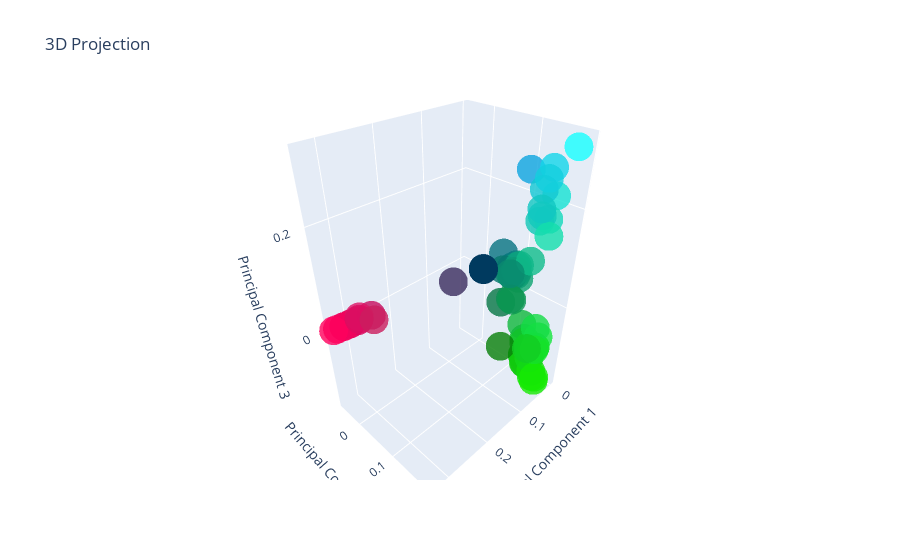
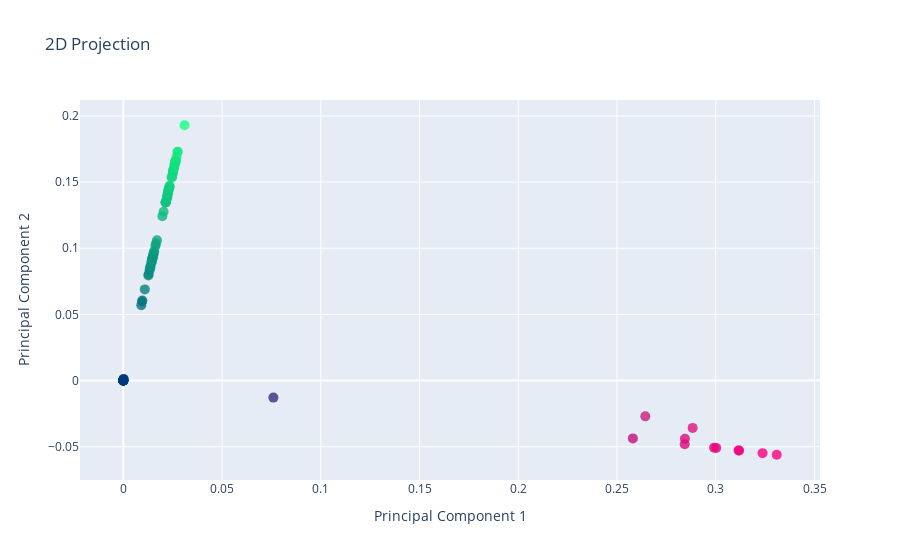

The notebook cell these images were saved under, in order:
### Code cell
# Build the matrix and get the labels of the respective points (in this case, the labels are just the file names)
matrix, labels = matrixBuilder(langScores)

# Project the matrix onto 2D and 3D space 
proj_matrix_3D = project_to_3d(matrix)
proj_matrix_2D = project_to_2d(matrix)

# Plot the projections
plot_3d_projection(proj_matrix_3D,labels)
plot_2d_projection(proj_matrix_3D,labels)

### Figure 1 — Plotly figure (JSON) as saved in the notebook; plotly's stock layout.template omitted (floating-point values rounded to 4 significant figures)
{"data": [{"hoverinfo": "text", "marker": {"color": ["rgb(9, 139, 118)", "rgb(10, 148, 119)", "rgb(10, 142, 120)", "rgb(20, 227, 3)", "rgb(11, 152, 114)", "rgb(0, 57, 94)", "rgb(11, 152, 125)", "rgb(11, 151, 122)", "rgb(0, 57, 94)", "rgb(11, 149, 121)", "rgb(7, 115, 129)", "rgb(12, 163, 112)", "rgb(11, 156, 124)", "rgb(0, 57, 94)", "rgb(7, 119, 110)", "rgb(0, 57, 94)", "rgb(11, 154, 113)", "rgb(10, 144, 110)", "rgb(11, 154, 118)", "rgb(0, 57, 94)", "rgb(12, 161, 127)", "rgb(12, 157, 118)", "rgb(10, 144, 110)", "rgb(16, 195, 22)", "rgb(16, 195, 22)", "rgb(16, 195, 45)", "rgb(17, 206, 21)", "rgb(17, 204, 12)", "rgb(7, 118, 69)", "rgb(17, 203, 17)", "rgb(17, 200, 13)", "rgb(15, 184, 60)", "rgb(16, 195, 40)", "rgb(19, 219, 36)", "rgb(8, 127, 9)", "rgb(19, 220, 42)", "rgb(21, 234, 0)", "rgb(18, 208, 38)", "rgb(20, 230, 60)", "rgb(20, 227, 45)", "rgb(20, 227, 45)", "rgb(19, 220, 68)", "rgb(20, 224, 9)", "rgb(18, 214, 25)", "rgb(21, 234, 4)", "rgb(20, 225, 41)", "rgb(11, 152, 117)", "rgb(10, 145, 81)", "rgb(11, 150, 81)", "rgb(58, 44, 94)", "rgb(230, 5, 93)", "rgb(231, 5, 93)", "rgb(240, 3, 93)", "rgb(219, 8, 93)", "rgb(249, 1, 93)", "rgb(198, 12, 93)", "rgb(240, 3, 93)", "rgb(255, 0, 93)", "rgb(222, 20, 102)", "rgb(219, 12, 96)", "rgb(203, 29, 94)", "rgb(17, 204, 34)", "rgb(13, 165, 224)", "rgb(15, 188, 138)", "rgb(20, 226, 211)", "rgb(19, 214, 233)", "rgb(17, 199, 211)", "rgb(17, 198, 182)", "rgb(23, 255, 255)", "rgb(19, 217, 187)", "rgb(17, 202, 188)", "rgb(19, 222, 172)", "rgb(17, 199, 194)", "rgb(18, 207, 222)", "rgb(9, 138, 111)", "rgb(0, 58, 94)", "rgb(0, 57, 94)", "rgb(0, 57, 94)", "rgb(0, 57, 95)", "rgb(0, 57, 94)", "rgb(0, 57, 94)", "rgb(0, 57, 94)", "rgb(0, 57, 94)", "rgb(0, 57, 96)", "rgb(0, 57, 94)", "rgb(0, 58, 95)"], "opacity": 0.8, "size": 10}, "mode": "markers", "text": ["3 landasan utama dienul Islam.txt", "33 SIKAP GHULUW DALAM TAK.txt", "4 kaidah mengetahui kesyirikan _ syaikh muhammad bin abdul wahhab.txt", "44 Ways To Support Jihad.txt", "5_106434014058905971.txt", "5_272825354958144765.txt", "5_317274998001631639.txt", "75. Biografi Syaikh Muham.txt", "81. Ibnu Baz  Antara Haki.txt", "Adab terhadap Al-quran.txt", "Adab-adabSeorangTholibterhadapDiriny.txt", "Adab-Berjalan-Ke-Masjid-Dan-Bacaan-S.txt", "Adil dalam Poligami.txt", "Agama Adalah Nasehat.txt", "Akhlak Mujahidin (1).txt", "Akhlak Mujahidin .txt", "Aku Melawan Teroris.txt", "Aku_Bangga_Menjadi_Muslim.txt", "Al-wala' wal baro'.txt", "AlBidayahWanNihayah.txt", "Aneka Kue Kukus.txt", "aneka-resep-masakan.txt", "aturan pasutri.txt", "chat-1.txt", "chat-10.txt", "chat-2.txt", "chat-3.txt", "chat-4.txt", "chat-5.txt", "chat-6.txt", "chat-7.txt", "chat-8.txt", "chat-9.txt", "DALEEL CV.txt", "english.txt", "englishSamp1.txt", "englishSamp10.txt", "englishSamp2.txt", "englishSamp3.txt", "englishSamp4.txt", "englishSamp5.txt", "englishSamp6.txt", "englishSamp7.txt", "englishSamp8.txt", "englishSamp9.txt", "englishTest.txt", "khalid.txt", "kjo-c3abshtc3ab-ajo-qc3ab-allahu-dhe-i-dc3abrguari-i-tij-na-premtuan-neve.txt", "Osman Abazi - mrekullit nga kurani dhe hadithi.txt", "russian.txt", "russianSamp1.txt", "russianSamp10.txt", "russianSamp2.txt", "russianSamp3.txt", "russianSamp4.txt", "russianSamp5.txt", "russianSamp6.txt", "russianSamp7.txt", "russianSamp8.txt", "russianSamp9.txt", "russianTest.txt", "sample.txt", "spanish.txt", "spanishSamp1.txt", "spanishSamp10.txt", "spanishSamp2.txt", "spanishSamp3.txt", "spanishSamp4.txt", "spanishSamp5.txt", "spanishSamp6.txt", "spanishSamp7.txt", "spanishSamp8.txt", "spanishSamp9.txt", "spanishTest.txt", "[Muhammad At-Tamimi] Kitab Tauhid.txt", "___ ___ ________ ______.txt", "___ ____ ______ _______.txt", "___ ____ ______ ________.txt", "___ _____ ___.txt", "___ ______ __ ___ ____ ________343190491.txt", "___ _______ ______.txt", "_____ ________ ___ ____ _____ _______ ____ ___.txt", "_______ __ ___ _____ _______.txt", "_______ ___ ____ _______.txt", "_______ _____.txt", "الارض مسطحة 3.txt"], "type": "scatter3d", "x": [0.01286, 0.01419, 0.01331, 0.02647, 0.01482, 0, 0.01493, 0.01465, 0, 0.01436, 0.009129, 0.01656, 0.01548, 0, 0.009682, 0, 0.01519, 0.01358, 0.01525, 0, 0.01628, 0.01562, 0.01364, 0.02148, 0.02148, 0.02142, 0.02316, 0.02287, 0.009508, 0.02264, 0.02231, 0.01979, 0.02147, 0.02518, 0.01091, 0.02536, 0.02749, 0.02345, 0.02698, 0.02641, 0.02641, 0.02548, 0.02598, 0.02448, 0.02752, 0.02614, 0.01481, 0.01377, 0.01444, 0.07601, 0.2991, 0.3002, 0.3118, 0.2843, 0.3237, 0.258, 0.3115, 0.3309, 0.2883, 0.2844, 0.2643, 0.02294, 0.01707, 0.02043, 0.02657, 0.02471, 0.0223, 0.02206, 0.031, 0.02505, 0.02271, 0.02589, 0.02228, 0.02351, 0.01271, 0.0001874, 5.683e-06, 0, 1.796e-05, 0, 6.263e-06, 1.417e-05, 0, 2.571e-05, 0, 0.0001704], "y": [0.08034, 0.08869, 0.08318, 0.1664, 0.09267, 0, 0.09325, 0.09152, 0, 0.08971, 0.05692, 0.1035, 0.09669, 0, 0.06051, 0, 0.095, 0.08494, 0.09532, 0, 0.1017, 0.09767, 0.08529, 0.135, 0.135, 0.1344, 0.1455, 0.1438, 0.0597, 0.1423, 0.1402, 0.1242, 0.1348, 0.1581, 0.06892, 0.1591, 0.1728, 0.1472, 0.1692, 0.1657, 0.1657, 0.1597, 0.1633, 0.1537, 0.173, 0.1641, 0.09255, 0.08628, 0.09048, -0.01289, -0.05071, -0.0509, -0.05286, -0.04819, -0.05487, -0.04374, -0.05281, -0.05609, -0.03578, -0.04406, -0.02708, 0.144, 0.106, 0.1276, 0.1655, 0.1538, 0.1388, 0.1375, 0.193, 0.1562, 0.1415, 0.1615, 0.1388, 0.1463, 0.07947, 0.001174, 3.777e-05, 0, 0.0001194, 0, 4.163e-05, 8.959e-05, 0, 0.0001708, 0, 0.001077], "z": [0.04593, 0.04886, 0.05013, -0.1754, 0.0388, 0, 0.05993, 0.05477, 0, 0.05193, 0.06783, 0.03442, 0.05866, 0, 0.03178, 0, 0.03757, 0.03047, 0.04632, 0, 0.06287, 0.04576, 0.03081, -0.1391, -0.1391, -0.0945, -0.1412, -0.1575, -0.04874, -0.1486, -0.1564, -0.06465, -0.1041, -0.1117, -0.1643, -0.1005, -0.182, -0.108, -0.06554, -0.09419, -0.09419, -0.05043, -0.1633, -0.1322, -0.1724, -0.1027, 0.04473, -0.02442, -0.02484, -0.0006319, -0.002487, -0.002496, -0.002592, -0.002363, -0.002691, -0.002145, -0.00259, -0.002751, 0.01585, 0.003425, 0.000363, -0.1146, 0.2496, 0.08522, 0.2247, 0.2674, 0.2261, 0.169, 0.3093, 0.1799, 0.1804, 0.1506, 0.1919, 0.247, 0.03226, 0.000232, 0.0006676, 0, 0.00211, 0, 0.0007357, 0.000531, 0, 0.00299, 0, 0.002476]}], "layout": {"scene": {"xaxis": {"title": {"text": "Principal Component 1"}}, "yaxis": {"title": {"text": "Principal Component 2"}}, "zaxis": {"title": {"text": "Principal Component 3"}}}, "title": {"text": "3D Projection"}}}

### Figure 2 — Plotly figure (JSON) as saved in the notebook; plotly's stock layout.template omitted (floating-point values rounded to 4 significant figures)
{"data": [{"hoverinfo": "text", "marker": {"color": ["rgb(9, 139, 128)", "rgb(10, 148, 128)", "rgb(10, 142, 128)", "rgb(20, 227, 128)", "rgb(11, 152, 128)", "rgb(0, 57, 128)", "rgb(11, 152, 128)", "rgb(11, 151, 128)", "rgb(0, 57, 128)", "rgb(11, 149, 128)", "rgb(7, 115, 128)", "rgb(12, 163, 128)", "rgb(11, 156, 128)", "rgb(0, 57, 128)", "rgb(7, 119, 128)", "rgb(0, 57, 128)", "rgb(11, 154, 128)", "rgb(10, 144, 128)", "rgb(11, 154, 128)", "rgb(0, 57, 128)", "rgb(12, 161, 128)", "rgb(12, 157, 128)", "rgb(10, 144, 128)", "rgb(16, 195, 128)", "rgb(16, 195, 128)", "rgb(16, 195, 128)", "rgb(17, 206, 128)", "rgb(17, 204, 128)", "rgb(7, 118, 128)", "rgb(17, 203, 128)", "rgb(17, 200, 128)", "rgb(15, 184, 128)", "rgb(16, 195, 128)", "rgb(19, 219, 128)", "rgb(8, 127, 128)", "rgb(19, 220, 128)", "rgb(21, 234, 128)", "rgb(18, 208, 128)", "rgb(20, 230, 128)", "rgb(20, 227, 128)", "rgb(20, 227, 128)", "rgb(19, 220, 128)", "rgb(20, 224, 128)", "rgb(18, 214, 128)", "rgb(21, 234, 128)", "rgb(20, 225, 128)", "rgb(11, 152, 128)", "rgb(10, 145, 128)", "rgb(11, 150, 128)", "rgb(58, 44, 128)", "rgb(230, 5, 128)", "rgb(231, 5, 128)", "rgb(240, 3, 128)", "rgb(219, 8, 128)", "rgb(249, 1, 128)", "rgb(198, 12, 128)", "rgb(240, 3, 128)", "rgb(255, 0, 128)", "rgb(222, 20, 128)", "rgb(219, 12, 128)", "rgb(203, 29, 128)", "rgb(17, 204, 128)", "rgb(13, 165, 128)", "rgb(15, 188, 128)", "rgb(20, 226, 128)", "rgb(19, 214, 128)", "rgb(17, 199, 128)", "rgb(17, 198, 128)", "rgb(23, 255, 128)", "rgb(19, 217, 128)", "rgb(17, 202, 128)", "rgb(19, 222, 128)", "rgb(17, 199, 128)", "rgb(18, 207, 128)", "rgb(9, 138, 128)", "rgb(0, 58, 128)", "rgb(0, 57, 128)", "rgb(0, 57, 128)", "rgb(0, 57, 128)", "rgb(0, 57, 128)", "rgb(0, 57, 128)", "rgb(0, 57, 128)", "rgb(0, 57, 128)", "rgb(0, 57, 128)", "rgb(0, 57, 128)", "rgb(0, 58, 128)"], "opacity": 0.8, "size": 10}, "mode": "markers", "text": ["3 landasan utama dienul Islam.txt", "33 SIKAP GHULUW DALAM TAK.txt", "4 kaidah mengetahui kesyirikan _ syaikh muhammad bin abdul wahhab.txt", "44 Ways To Support Jihad.txt", "5_106434014058905971.txt", "5_272825354958144765.txt", "5_317274998001631639.txt", "75. Biografi Syaikh Muham.txt", "81. Ibnu Baz  Antara Haki.txt", "Adab terhadap Al-quran.txt", "Adab-adabSeorangTholibterhadapDiriny.txt", "Adab-Berjalan-Ke-Masjid-Dan-Bacaan-S.txt", "Adil dalam Poligami.txt", "Agama Adalah Nasehat.txt", "Akhlak Mujahidin (1).txt", "Akhlak Mujahidin .txt", "Aku Melawan Teroris.txt", "Aku_Bangga_Menjadi_Muslim.txt", "Al-wala' wal baro'.txt", "AlBidayahWanNihayah.txt", "Aneka Kue Kukus.txt", "aneka-resep-masakan.txt", "aturan pasutri.txt", "chat-1.txt", "chat-10.txt", "chat-2.txt", "chat-3.txt", "chat-4.txt", "chat-5.txt", "chat-6.txt", "chat-7.txt", "chat-8.txt", "chat-9.txt", "DALEEL CV.txt", "english.txt", "englishSamp1.txt", "englishSamp10.txt", "englishSamp2.txt", "englishSamp3.txt", "englishSamp4.txt", "englishSamp5.txt", "englishSamp6.txt", "englishSamp7.txt", "englishSamp8.txt", "englishSamp9.txt", "englishTest.txt", "khalid.txt", "kjo-c3abshtc3ab-ajo-qc3ab-allahu-dhe-i-dc3abrguari-i-tij-na-premtuan-neve.txt", "Osman Abazi - mrekullit nga kurani dhe hadithi.txt", "russian.txt", "russianSamp1.txt", "russianSamp10.txt", "russianSamp2.txt", "russianSamp3.txt", "russianSamp4.txt", "russianSamp5.txt", "russianSamp6.txt", "russianSamp7.txt", "russianSamp8.txt", "russianSamp9.txt", "russianTest.txt", "sample.txt", "spanish.txt", "spanishSamp1.txt", "spanishSamp10.txt", "spanishSamp2.txt", "spanishSamp3.txt", "spanishSamp4.txt", "spanishSamp5.txt", "spanishSamp6.txt", "spanishSamp7.txt", "spanishSamp8.txt", "spanishSamp9.txt", "spanishTest.txt", "[Muhammad At-Tamimi] Kitab Tauhid.txt", "___ ___ ________ ______.txt", "___ ____ ______ _______.txt", "___ ____ ______ ________.txt", "___ _____ ___.txt", "___ ______ __ ___ ____ ________343190491.txt", "___ _______ ______.txt", "_____ ________ ___ ____ _____ _______ ____ ___.txt", "_______ __ ___ _____ _______.txt", "_______ ___ ____ _______.txt", "_______ _____.txt", "الارض مسطحة 3.txt"], "type": "scatter", "x": [0.01286, 0.01419, 0.01331, 0.02647, 0.01482, 0, 0.01493, 0.01465, 0, 0.01436, 0.009129, 0.01656, 0.01548, 0, 0.009682, 0, 0.01519, 0.01358, 0.01525, 0, 0.01628, 0.01562, 0.01364, 0.02148, 0.02148, 0.02142, 0.02316, 0.02287, 0.009508, 0.02264, 0.02231, 0.01979, 0.02147, 0.02518, 0.01091, 0.02536, 0.02749, 0.02345, 0.02698, 0.02641, 0.02641, 0.02548, 0.02598, 0.02448, 0.02752, 0.02614, 0.01481, 0.01377, 0.01444, 0.07601, 0.2991, 0.3002, 0.3118, 0.2843, 0.3237, 0.258, 0.3115, 0.3309, 0.2883, 0.2844, 0.2643, 0.02294, 0.01707, 0.02043, 0.02657, 0.02471, 0.0223, 0.02206, 0.031, 0.02505, 0.02271, 0.02589, 0.02228, 0.02351, 0.01271, 0.0001874, 5.683e-06, 0, 1.796e-05, 0, 6.263e-06, 1.417e-05, 0, 2.571e-05, 0, 0.0001704], "y": [0.08034, 0.08869, 0.08318, 0.1664, 0.09267, 0, 0.09325, 0.09152, 0, 0.08971, 0.05692, 0.1035, 0.09669, 0, 0.06051, 0, 0.095, 0.08494, 0.09532, 0, 0.1017, 0.09767, 0.08529, 0.135, 0.135, 0.1344, 0.1455, 0.1438, 0.0597, 0.1423, 0.1402, 0.1242, 0.1348, 0.1581, 0.06892, 0.1591, 0.1728, 0.1472, 0.1692, 0.1657, 0.1657, 0.1597, 0.1633, 0.1537, 0.173, 0.1641, 0.09255, 0.08628, 0.09048, -0.01289, -0.05071, -0.0509, -0.05286, -0.04819, -0.05487, -0.04374, -0.05281, -0.05609, -0.03578, -0.04406, -0.02708, 0.144, 0.106, 0.1276, 0.1655, 0.1538, 0.1388, 0.1375, 0.193, 0.1562, 0.1415, 0.1615, 0.1388, 0.1463, 0.07947, 0.001174, 3.777e-05, 0, 0.0001194, 0, 4.163e-05, 8.959e-05, 0, 0.0001708, 0, 0.001077]}], "layout": {"title": {"text": "2D Projection"}, "xaxis": {"title": {"text": "Principal Component 1"}}, "yaxis": {"title": {"text": "Principal Component 2"}}}}
